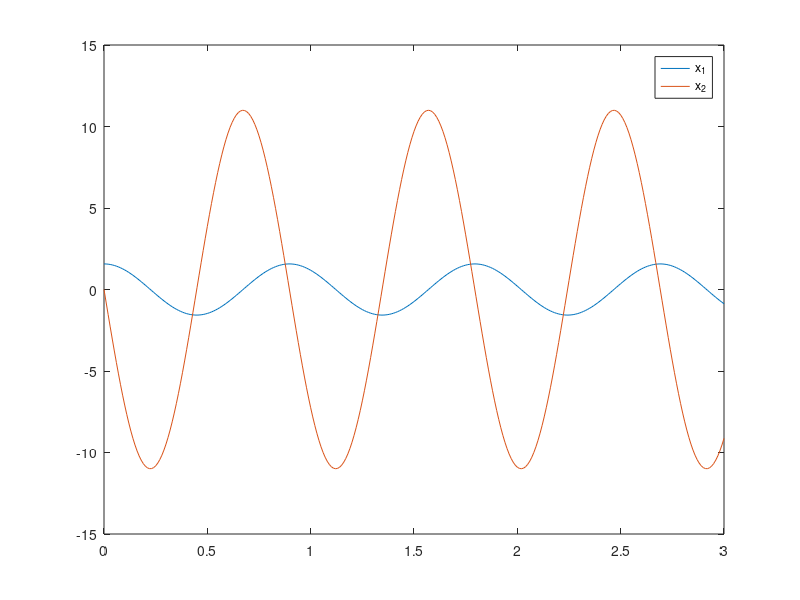

MATLAB code for this plot:
% Model: Inverted Pendulum (Simplified State-space Model)
g = 9.81;
l = 0.2

A = [0 1; -g/l 0];
B = [0 g/l]';
C = [1 0];
D = 0;

P = ss(A,B,C,D);

% test stability
poles = eig(P)

% simulate the unforced free response
x0 = [3.14 / 2, 0];
t = 0:0.01:3;
[y, t, x] = initial(P, x0, t);

plot(t, x)
legend('x_1','x_2')
